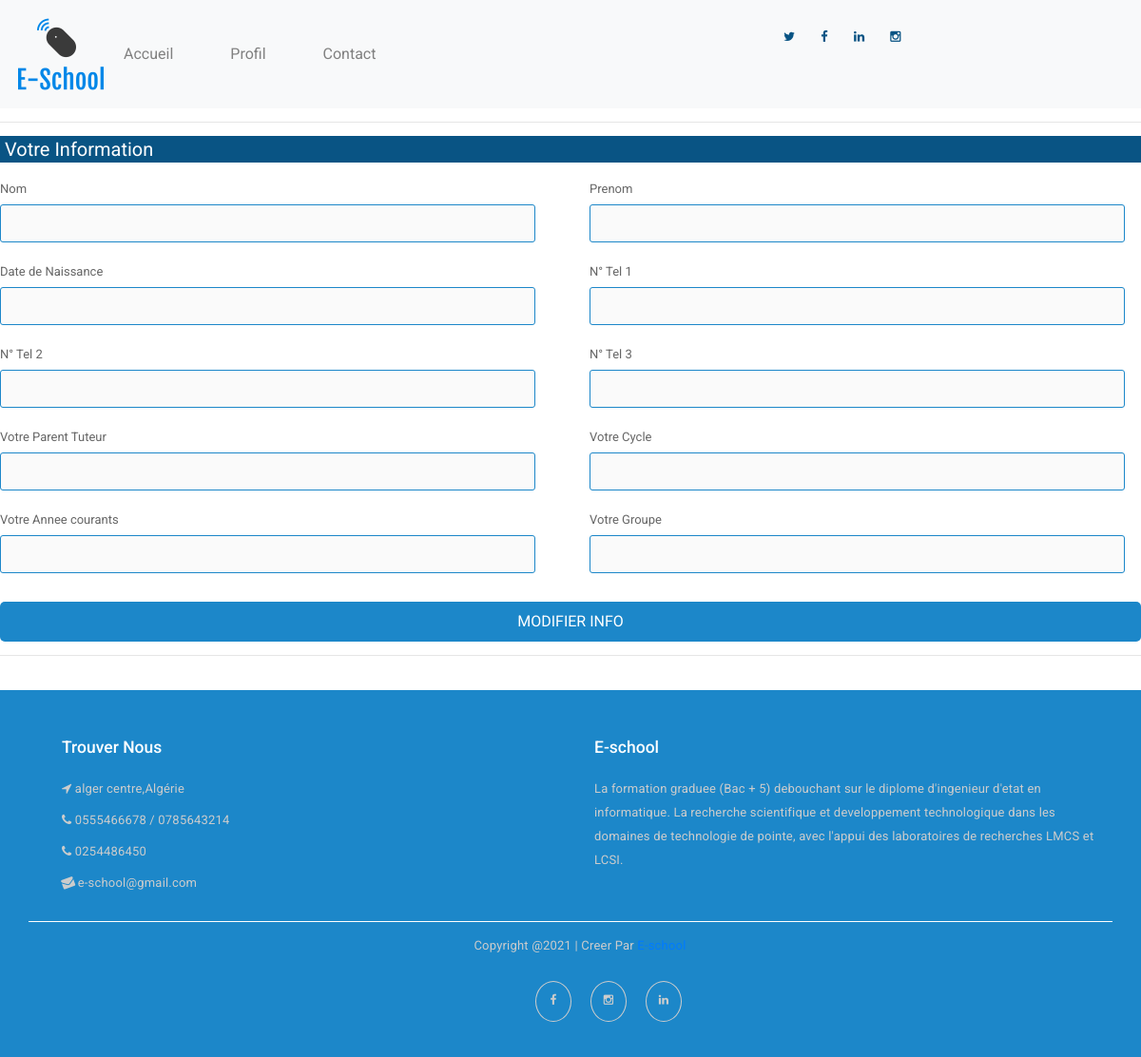
Screenshot of /EspaceEleve/InfoPage.php with the database file from the repository.
### tables this page shows
CREATE TABLE IF NOT EXISTS `pagecontact` (
  `id` int(11) NOT NULL AUTO_INCREMENT,
  `facebook` varchar(100) NOT NULL,
  `insta` varchar(100) NOT NULL,
  `linkedin` varchar(100) NOT NULL,
  `website` varchar(100) NOT NULL,
  `address` varchar(255) NOT NULL,
  `numTel1` varchar(25) NOT NULL,
  `numTel2` varchar(25) NOT NULL,
  `fax` varchar(25) NOT NULL,
  `email` varchar(50) NOT NULL,
  `descpt` text NOT NULL,
  PRIMARY KEY (`id`) USING BTREE
);

### Model/eleve.php (called while the page is built, shortened)
<?php
require_once (__DIR__."/model.php");
class eleve{
    public static function getEleveById($id){
        $requete="SELECT * From eleves where id='$id'";
        $result=model::request($requete);
        return $result;
    }
}
?>

### Model/model.php (called while the page is built, shortened)
<?php
class model{
    private static $conn;
    private static $isConnected = false;
    public static function connexion(){
        if(!model::$isConnected){
        try{
            self::$conn = new PDO('mysql:host=localhost;dbname=e-school','root','');
            self::$isConnected = true;
        }
        catch(PDOException $e) {
            echo "Error: " . $e->getMessage();
            exit();
          }
        }
    }
    public static function request($req){
        $stmt=self::$conn->prepare($req);
        $stmt->execute(array());
        return self::fetchAll($stmt);
    }
    public static function fetchAll($resultatRequete){
        if($resultatRequete){
            return $resultatRequete->fetchAll();
        }else{
            return false;
        }
    }
    public static function getField($requeste){
        $stmt=self::$conn->prepare($requeste);
        $stmt -> execute();
        $field = $stmt -> fetch(PDO::FETCH_ASSOC);
        return $field;
    }
}
?>

### Controler/EleveCtrl.php (called while the page is built, shortened)
<?php
require_once "../Model/eleve.php";
class  EleveCtrl{
    public function getEleveById($id){
        $result=eleve::getEleveById($id);
        return $result;
    }
}
?>

### Model/parent.php (called while the page is built, shortened)
<?php
require_once (__DIR__."/model.php");
class parents{
    public static function getParentById($id){
        $requeste="SELECT * FROM parents WHERE id='$id'";
        return model::getField($requeste);
    }
}
?>

### Controler/parentCtrl.php (called while the page is built, shortened)
<?php
require_once "../Model/parent.php";
class parentCtrl{
    public function getParentById($id){
        return parents::getParentById($id);
    }
}
?>

### Model/niveau.php (called while the page is built, shortened)
<?php
require_once (__DIR__."/model.php");
class niveau{
    public static function getNiveauById($id){
        $request="SELECT * FROM niveau WHERE idNiv='$id'";
        $result=model::request($request);
        return $result;
    }
}
?>

### Controler/niveauCtrl.php (called while the page is built, shortened)
<?php
require_once "../Model/niveau.php";
class niveauCtrl{
    public function getNiveauById($id){
       return niveau::getNiveauById($id);
    }
}
?>

### Model/contact.php (called while the page is built, shortened)
<?php
require_once (__DIR__."/model.php");
class contact{
    public static function getInfoPage(){
        $requete="SELECT * FROM pagecontact";
        return model::getField($requete);
    }
}
?>

### Controler/pageContactCtrl.php (called while the page is built, shortened)
<?php
require_once "../Model/contact.php";
class pageContactCtrl{
    public function getInfoPage(){
        return contact::getInfoPage();
    }
}
?>

### Vue/EleveVues/infopageVue.php (the view, shortened to what this page needs)
<?php
require_once "../Controler/EleveCtrl.php";
require_once "../Controler/parentCtrl.php";
require_once "../Controler/niveauCtrl.php";
require_once "../Controler/pageContactCtrl.php";
class infopageVue{
    private $controller;
    private $eleve;
    public function __construct(){
        $this->controller = new EleveCtrl();
    }
    public function getInfoAccount($id){
        $this->eleve=  $this->controller->getEleveById($id);
    }
    public function getInfoEleve(){
        $parentCtrl=new parentCtrl();
        $parent=$parentCtrl->getParentById($this->eleve[0]['idParent']);
        $nivCtrl=new niveauCtrl();
        $niv=$nivCtrl->getNiveauById($this->eleve[0]['idNiv']);
        echo '  <hr/>
        <fieldset><legend>Votre Information </legend>
        <div class="item">
            <div class="name-item">
              <div>
              <label>Nom</label>
                  <input onclick="enable_disable()" type="text" name="address" value="'.$this->eleve[0]['nom'].
                  '" disabled required />
              </div>
              <div>
              <label>Prenom</label>
                  <input onclick="enable_disable()" type="text" name="address" value="'.$this->eleve[0]['prenom'].
                  '" disabled required />
              </div>
              <div>
              <label>Date de Naissance</label>
                  <input onclick="enable_disable()" type="text" name="address" value="'.$this->eleve[0]['dateNais'].
                  '" disabled required />
              </div>
              <div>
              <label>N° Tel 1</label>
                  <input onclick="enable_disable()" type="text" name="address" value="'.$this->eleve[0]['NumTel1'].
                  '" disabled required />
              </div>
              <div>
              <label>N° Tel 2</label>
                  <input onclick="enable_disable()" type="text" name="address" value="'.$this->eleve[0]['NumTel2'].'" disabled required />
              </div>
              <div>
              <label>N° Tel 3</label>
                  <input onclick="enable_disable()" type="text" name="address" value="'.$this->eleve[0]['NumTel3'].'" disabled required />
              </div>
        </div>
        <div class="name-item">
        <div>
        <label>Votre Parent Tuteur</label>
            <input onclick="enable_disable()" type="text" name="address" value="'.$parent['nom'].'  '.$parent['prenom'].'" disabled required />
        </div>
        <div>
        <label>Votre Cycle</label>
        <input onclick="enable_disable()" type="text" name="address" value="'.$niv[0]['cycle'].'" disabled required />
        </div>
        <div>
        <label>Votre Annee courants</label>
        <input onclick="enable_disable()" type="text" name="address" value=" '.$niv[0]['annee'].'" disabled required />
    </div>
    <div>
    <label>Votre Groupe</label>
    <input onclick="enable_disable()" type="text" name="address" value="'.$niv[0]['grp'].'" disabled required />
    </div>
        </div><fieldset>
          <div class="btn-block">
          <button type="submit" name="Ajouter">Modifier Info</button>
          </div>
          </fieldset>
          <hr/></form></div>';
    }
    public function getMenu(){
        echo '
        <nav class="navbar navbar-expand-md navbar-light bg-light">
            <a href="#" >
                <img src="../school/logo/logoBleu.png"  width="70%" height="100px" alt="ESchool">
            </a>
            <button class="navbar-toggler" type="button" data-toggle="collapse" data-target="#navbarNavDropdown" aria-controls="navbarNavDropdown" aria-expanded="false" aria-label="Toggle navigation">
        <span class="navbar-toggler-icon"></span>
      </button>
      <div class="collapse navbar-collapse" id="navbarNavDropdown">
        <ul class="navbar-nav">
          <li class="nav-item active">
          <a class="dropbtn" href="../EspaceEleve/AccueilEleve.php">Accueil
           <span class="sr-only">(current)</span></a>
          </li>
          <li class="nav-item ">
          <a class="dropbtn" href="../EspaceEleve/infopage.php">Profil</a>
          </li>
          <li class="nav-item">
          <a class="dropbtn" href="../EspaceEleve/contactPage.php">Contact</a>
          </div>
        </ul>
        <ul class="navbar-right">
        <div id="topbar">
                      <div class="container ">
                        <div class="social-links">
                          <a href="#" class="twitter"><i class="fa fa-twitter"></i></a>
                          <a href="#" class="facebook"><i class="fa fa-facebook"></i></a>
                          <a href="#" class="linkedin"><i class="fa fa-linkedin"></i></a>
                          <a href="#" class="instagram"><i class="fa fa-instagram"></i></a>
                        </div>
                      </div>
                  </div>
    </ul>
      </div>
        </nav>';
    }
    public function getContact(){
        $pageCtrl=new pageContactCtrl();
        $info=$pageCtrl->getInfoPage();
        if(count($info)>0){
            echo '
            <br/>
            <footer class="footer">
            <div class="container bottom_border">
            <div class="row">
            <div class=" col-sm-4 col-md col-sm-4  col-12 col">
            <h5 class="headin5_amrc col_white_amrc pt2">Trouver Nous</h5>
            <p><i class="fa fa-location-arrow"></i>   '.$info['address'].'</p>
            <p><i class="fa fa-phone"></i>    '.$info['numTel1'].' / '.$info['numTel2'].'  </p>
            <p><i class="fa fa-phone"></i>    '.$info['fax'].'  </p>
            <p><i class="fa fa fa-envelope"></i>   '.$info['email'].'  </p>
            </div>
            <div class=" col-sm-4 col-md  col-6 col">
            <h5 class="headin5_amrc col_white_amrc pt2">E-school</h5>
                                    <p>'.$info['descpt'].'</p>
            </div>
            </div>
            </div>
            <div class="container">
            <p class="text-center">Copyright @2021 | Creer Par <a href="'.$info['website'].'">E-school</a></p>
            <ul class="social_footer_ul">
            <li><a href="'.$info['facebook'].'"><i class="fa fa-facebook-f"></i></a></li>
            <li><a href="'.$info['insta'].'"><i class="fa fa-instagram"></i></a></li>
            <li><a href="'.$info['linkedin'].'"><i class="fa fa-linkedin"></i></a></li>
            </ul>
            </div>
            </footer>';
        }
    }
}
?>

### public/CSS/gestionusersstyle.css (style rules this page uses)
html, body { min-height: 90%; }
body, div, form, input, label ,select { padding: 0; margin: 0; outline: none; font-family: Roboto, Arial, sans-serif; font-size: 13px; color: #666; line-height: 22px; }
legend { color: #fff; background-color: #095484; padding: 3px 5px; font-size: 20px; }
input { margin-bottom: 10px; border: 1px solid #ccc; border-radius: 3px; }
input { width: calc(100% - 10px); padding: 5px; }
.item { position: relative; margin: 10px 0; }
.btn-block { margin-top: 10px; text-align: center; }
button { width: 150px; padding: 10px; border: none; border-radius: 5px; background: #095484; font-size: 16px; color: #fff; cursor: pointer; }
@media (min-width: 568px) { .name-item, .city-item { display: flex; flex-wrap: wrap; justify-content: space-between; } }
@media (min-width: 568px) { .name-item input, .city-item input,.name-item div { width: calc(50% - 20px); } }
@media (min-width: 568px) { .name-item div input { width:97%; } }
@media (min-width: 568px) { .name-item div label { display:block; padding-bottom:5px; } }

### assets/css/admin-style.css (style rules this page uses)
body { font-family: 'Roboto Slab', sans-serif; }
input, select, textarea { outline: none; }
p { font-size: 14px; line-height: 25px; color: #7a7a7a; letter-spacing: 0.2px; }
img { width: 100%; overflow: hidden; }
.primary-button a, button { font-size: 14px; font-weight: 700; text-transform: uppercase; background-color: transparent; display: inline-block; padding: 8px 20px; color: #535ba0; border: 2px solid #535ba0; transition: all 0.5s; }
#topbar { padding: 0 0 10px 0; transition: all 0.5s; }
#topbar .social-links { text-align: right; }
.navbar-right { position: absolute; right: 0px; }
li a, .dropbtn { display: inline-block; color: white; text-align: center; padding: 14px 16px; text-decoration: none; }
.dropbtn { color: gray; padding: 16px; font-size: 16px; border: none; cursor: pointer; }
#topbar .social-links a { color: #095484; padding: 4px 12px; display: inline-block; line-height: 2px; }
#topbar .social-links a:first-child { border-left: 0; }
.fa-envelope { transform: rotate(-20deg); }
input, textarea { width: calc(100% - 18px); padding: 8px; margin-bottom: 20px; border: 1px solid #1c87c9; outline: none; }
.col_white_amrc { color:#FFF; }
footer { width:100%; background-color:#1c87c9; min-height:250px; padding:10px 0px 25px 0px ; }
.pt2 { padding-top:40px ; margin-bottom:20px ; }
footer p { font-size:13px; color:#CCC; padding-bottom:0px; margin-bottom:8px; }
.bottom_border { border-bottom:1px solid #fff; padding-bottom:20px; }
.social_footer_ul { display:table; margin:15px auto 0 auto; list-style-type:none; }
.social_footer_ul li { padding-left:20px; padding-top:10px; float:left; }
.social_footer_ul li a { color:#CCC; border:1px solid #CCC; padding:8px;border-radius:50%; }
.social_footer_ul li i { width:20px; height:20px; text-align:center; }

### public/CSS/stylevues.css (style rules this page uses)
html, body { min-height: 100%; padding: 0; margin: 0; font-family: Roboto, Arial, sans-serif; font-size: 14px; color: #666; }
p { margin: 0 0 5px; }
.fa-envelope { transform: rotate(-20deg); }
input, textarea { width: calc(100% - 18px); padding: 8px; margin-bottom: 20px; border: 1px solid #1c87c9; outline: none; }
input, textarea,select { width: calc(100% - 18px); padding: 8px; margin-bottom: 20px; border: 1px solid #1c87c9; outline: none; }
input::placeholder { color: #fff; }
button { width: 100%; padding: 10px; border: none; background: #1c87c9; font-size: 16px; font-weight: 400; color: #fff; }
ul { column-count: 2; column-gap: 2rem; list-style: none; }
.container { display: block; position: relative; padding-left: 35px; margin-bottom: 12px; cursor: pointer; font-size: 12px; -webkit-user-select: none; -moz-user-select: none; -ms-user-select: none; user-select: none; }
.col_white_amrc { color:#FFF; }
footer { width:100%; background-color:#1c87c9; min-height:250px; padding:10px 0px 25px 0px ; }
.pt2 { padding-top:40px ; margin-bottom:20px ; }
footer p { font-size:13px; color:#CCC; padding-bottom:0px; margin-bottom:8px; }
.bottom_border { border-bottom:1px solid #fff; padding-bottom:20px; }
.social_footer_ul { display:table; margin:15px auto 0 auto; list-style-type:none; }
.social_footer_ul li { padding-left:20px; padding-top:10px; float:left; }
.social_footer_ul li a { color:#CCC; border:1px solid #CCC; padding:8px;border-radius:50%; }
.social_footer_ul li i { width:20px; height:20px; text-align:center; }

### rows the page displays
pagecontact: address "alger centre,Algérie", numTel1 "0555466678", numTel2 "0785643214", fax "0254486450", email "e-school@gmail.com", descpt "La formation graduee (Bac + 5) debouchant sur le diplome d'ingenieur d'etat en informatique. La recherche scientifique et developpement technologique dans les domaines de technologie de pointe, avec l'appui des laboratoires de recherches LMCS et LCSI."
